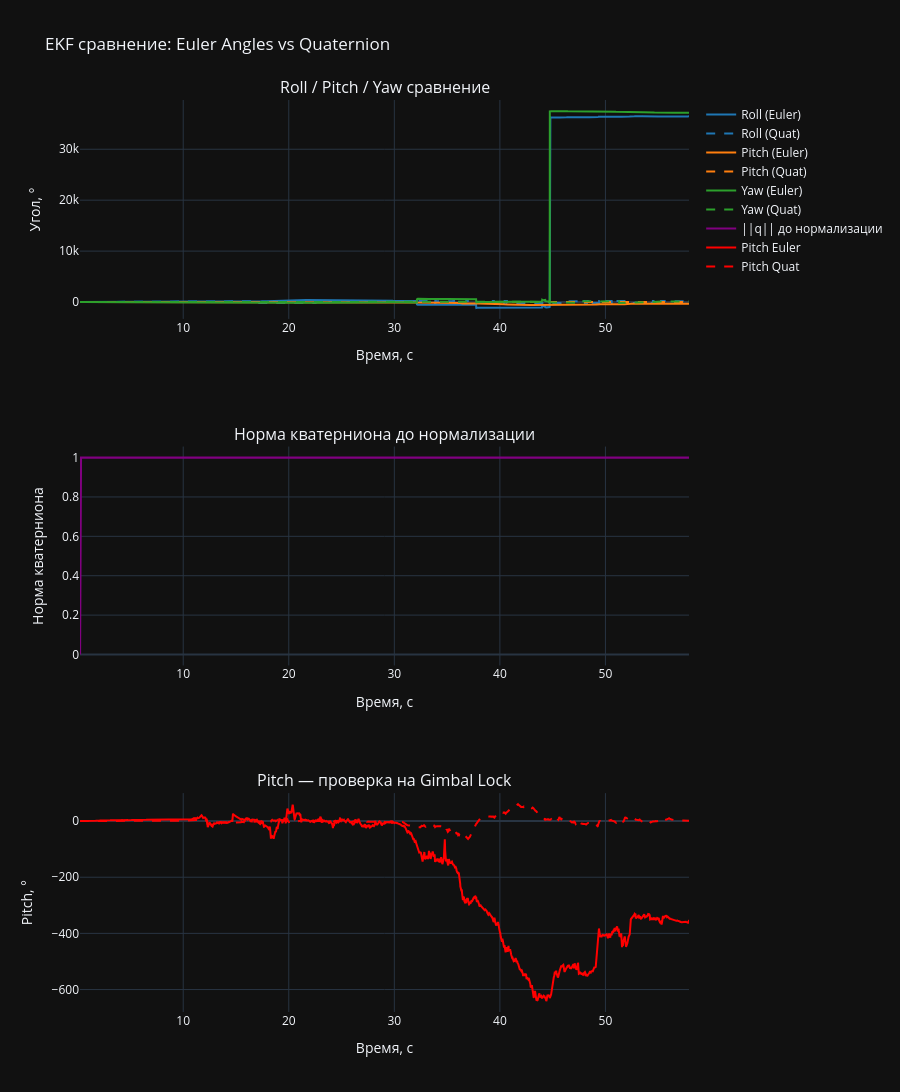
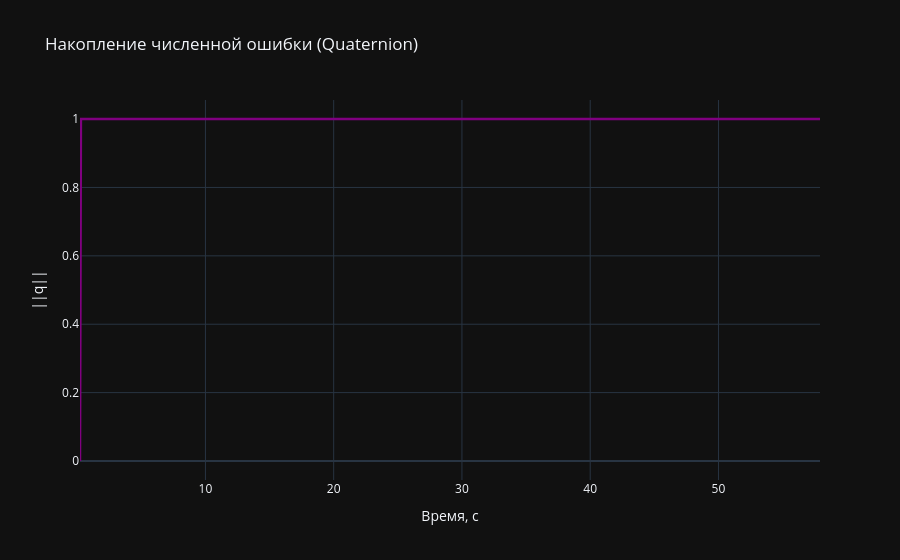

Write notebook code for charts like these, in order.
### Markdown cell above
**Графики**

### Code cell
# ====================== ГРАФИКИ ======================
fig = make_subplots(rows=3, cols=1,
                    subplot_titles=("Roll / Pitch / Yaw сравнение",
                                    "Норма кватерниона до нормализации",
                                    "Pitch — проверка на Gimbal Lock"),
                    vertical_spacing=0.14)

# 1. Углы
names_e = ['Roll (Euler)', 'Pitch (Euler)', 'Yaw (Euler)']
names_q = ['Roll (Quat)',  'Pitch (Quat)',  'Yaw (Quat)']
colors  = ['#1f77b4', '#ff7f0e', '#2ca02c']

for i, name_e, name_q, col in zip(range(3), names_e, names_q, colors):
    fig.add_trace(go.Scatter(x=t, y=np.degrees(euler_hist[:,i]),
                             name=name_e, line=dict(color=col)),
                  row=1, col=1)
    fig.add_trace(go.Scatter(x=t, y=euler_from_quat[:,i],
                             name=name_q, line=dict(color=col, dash='dash')),
                  row=1, col=1)

# 2. Норма кватерниона — ИСПРАВЛЕННАЯ СТРОКА
fig.add_trace(
    go.Scatter(
        x=t,
        y=norms_pre,
        name='||q|| до нормализации',
        line=dict(color='purple', width=2.2)
    ),
    row=2, col=1
)

# 3. Только Pitch
fig.add_trace(go.Scatter(x=t, y=np.degrees(euler_hist[:,1]),   name='Pitch Euler',
                         line=dict(color='red')),
              row=3, col=1)
fig.add_trace(go.Scatter(x=t, y=euler_from_quat[:,1],          name='Pitch Quat',
                         line=dict(color='red', dash='dash')),
              row=3, col=1)

fig.update_layout(
    height=1100,
    title_text="EKF сравнение: Euler Angles vs Quaternion",
    hovermode='x unified',
    showlegend=True
)
fig.update_xaxes(title_text="Время, с")
fig.update_yaxes(title_text="Угол, °", row=1, col=1)
fig.update_yaxes(title_text="Норма кватерниона", row=2, col=1)
fig.update_yaxes(title_text="Pitch, °", row=3, col=1)
fig.show()

# Дополнительный график нормы (отдельно)
fig_norm = go.Figure()
fig_norm.add_trace(
    go.Scatter(
        x=t,
        y=norms_pre,
        name='Норма до нормализации',
        line=dict(color='purple', width=2.5)
    )
)
fig_norm.update_layout(
    title="Накопление численной ошибки (Quaternion)",
    xaxis_title="Время, с",
    yaxis_title="||q||"
)
fig_norm.show()

### Figure 1 — Plotly figure (JSON) as saved in the notebook; plotly's stock layout.template omitted (floating-point values rounded to 4 significant figures; data arrays with more than 128 entries replaced by an {"elided": "..."} marker saying what was removed)
{"data": [{"line": {"color": "#1f77b4"}, "name": "Roll (Euler)", "x": {"elided": "5669 float values"}, "y": {"elided": "5669 float values"}, "type": "scatter", "xaxis": "x", "yaxis": "y"}, {"line": {"color": "#1f77b4", "dash": "dash"}, "name": "Roll (Quat)", "x": {"elided": "5669 float values"}, "y": {"elided": "5669 float values"}, "type": "scatter", "xaxis": "x", "yaxis": "y"}, {"line": {"color": "#ff7f0e"}, "name": "Pitch (Euler)", "x": {"elided": "5669 float values"}, "y": {"elided": "5669 float values"}, "type": "scatter", "xaxis": "x", "yaxis": "y"}, {"line": {"color": "#ff7f0e", "dash": "dash"}, "name": "Pitch (Quat)", "x": {"elided": "5669 float values"}, "y": {"elided": "5669 float values"}, "type": "scatter", "xaxis": "x", "yaxis": "y"}, {"line": {"color": "#2ca02c"}, "name": "Yaw (Euler)", "x": {"elided": "5669 float values"}, "y": {"elided": "5669 float values"}, "type": "scatter", "xaxis": "x", "yaxis": "y"}, {"line": {"color": "#2ca02c", "dash": "dash"}, "name": "Yaw (Quat)", "x": {"elided": "5669 float values"}, "y": {"elided": "5669 float values"}, "type": "scatter", "xaxis": "x", "yaxis": "y"}, {"line": {"color": "purple", "width": 2.2}, "name": "||q|| до нормализации", "x": {"elided": "5669 float values"}, "y": {"elided": "5669 float values"}, "type": "scatter", "xaxis": "x2", "yaxis": "y2"}, {"line": {"color": "red"}, "name": "Pitch Euler", "x": {"elided": "5669 float values"}, "y": {"elided": "5669 float values"}, "type": "scatter", "xaxis": "x3", "yaxis": "y3"}, {"line": {"color": "red", "dash": "dash"}, "name": "Pitch Quat", "x": {"elided": "5669 float values"}, "y": {"elided": "5669 float values"}, "type": "scatter", "xaxis": "x3", "yaxis": "y3"}], "layout": {"xaxis": {"anchor": "y", "domain": [0.0, 1.0], "title": {"text": "Время, с"}}, "yaxis": {"anchor": "x", "domain": [0.76, 1.0], "title": {"text": "Угол, °"}}, "xaxis2": {"anchor": "y2", "domain": [0.0, 1.0], "title": {"text": "Время, с"}}, "yaxis2": {"anchor": "x2", "domain": [0.38, 0.62], "title": {"text": "Норма кватерниона"}}, "xaxis3": {"anchor": "y3", "domain": [0.0, 1.0], "title": {"text": "Время, с"}}, "yaxis3": {"anchor": "x3", "domain": [0.0, 0.24], "title": {"text": "Pitch, °"}}, "annotations": [{"font": {"size": 16}, "showarrow": false, "text": "Roll / Pitch / Yaw сравнение", "x": 0.5, "xanchor": "center", "xref": "paper", "y": 1.0, "yanchor": "bottom", "yref": "paper"}, {"font": {"size": 16}, "showarrow": false, "text": "Норма кватерниона до нормализации", "x": 0.5, "xanchor": "center", "xref": "paper", "y": 0.62, "yanchor": "bottom", "yref": "paper"}, {"font": {"size": 16}, "showarrow": false, "text": "Pitch — проверка на Gimbal Lock", "x": 0.5, "xanchor": "center", "xref": "paper", "y": 0.24, "yanchor": "bottom", "yref": "paper"}], "title": {"text": "EKF сравнение: Euler Angles vs Quaternion"}, "height": 1100, "hovermode": "x unified", "showlegend": true}}

### Figure 2 — Plotly figure (JSON) as saved in the notebook; plotly's stock layout.template omitted (floating-point values rounded to 4 significant figures; data arrays with more than 128 entries replaced by an {"elided": "..."} marker saying what was removed)
{"data": [{"line": {"color": "purple", "width": 2.5}, "name": "Норма до нормализации", "x": {"elided": "5669 float values"}, "y": {"elided": "5669 float values"}, "type": "scatter"}], "layout": {"title": {"text": "Накопление численной ошибки (Quaternion)"}, "xaxis": {"title": {"text": "Время, с"}}, "yaxis": {"title": {"text": "||q||"}}}}
